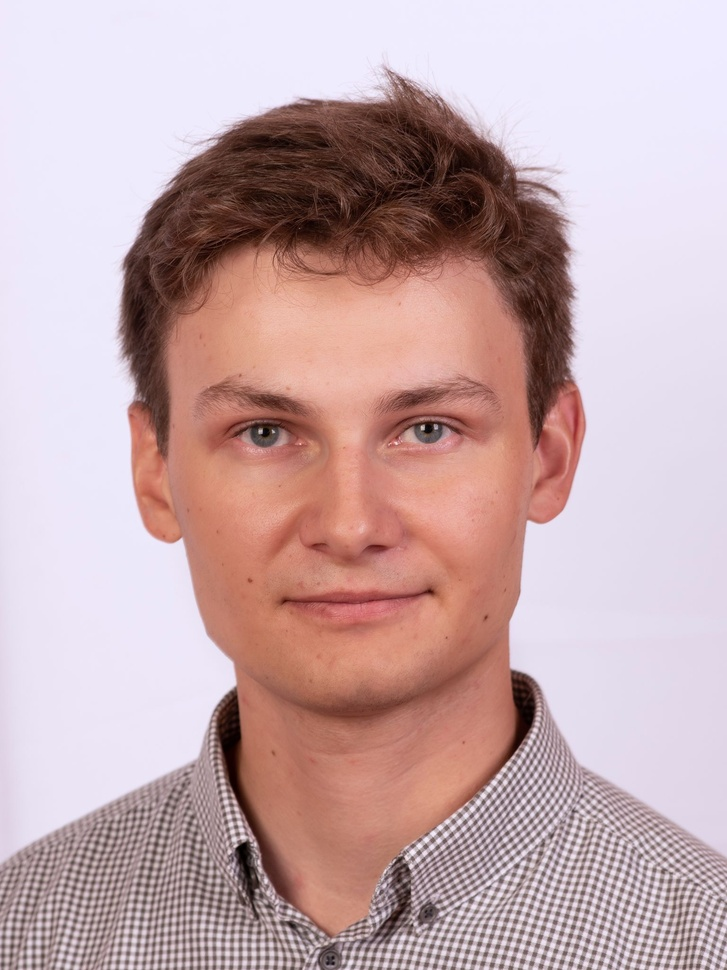
#> input picture images/d1.jpg, 727 x 970 px, shrunk from 1536 x 2048 before the run
$ jupyter execute --allow-errors stego.ipynb
#> lines starting #> are read from the running program, lines starting #| are printed output that depends on the picture
#> further down, original is the input picture: shape (970, 727, 3); mean B, G, R 172.1, 169.2, 196.9
### stego/coder/image_coder.py
import logging

import cv2
import numpy as np

from stego.coder.message import find_original_string, encode_message, decode_message
from stego.coder.transform.blocking import CropBlocker

perimeter_mask = np.array([[True, True, True], [True, False, True], [True, True, True]])


def compress_image(image, quality_level):
#> called with quality_level = 60
    _, compressed_image_bytes = cv2.imencode(
        ".jpg", image, [cv2.IMWRITE_JPEG_QUALITY, quality_level]
    )
    compressed_image_array = cv2.imdecode(
        np.frombuffer(compressed_image_bytes, np.uint8), cv2.IMREAD_GRAYSCALE
    )
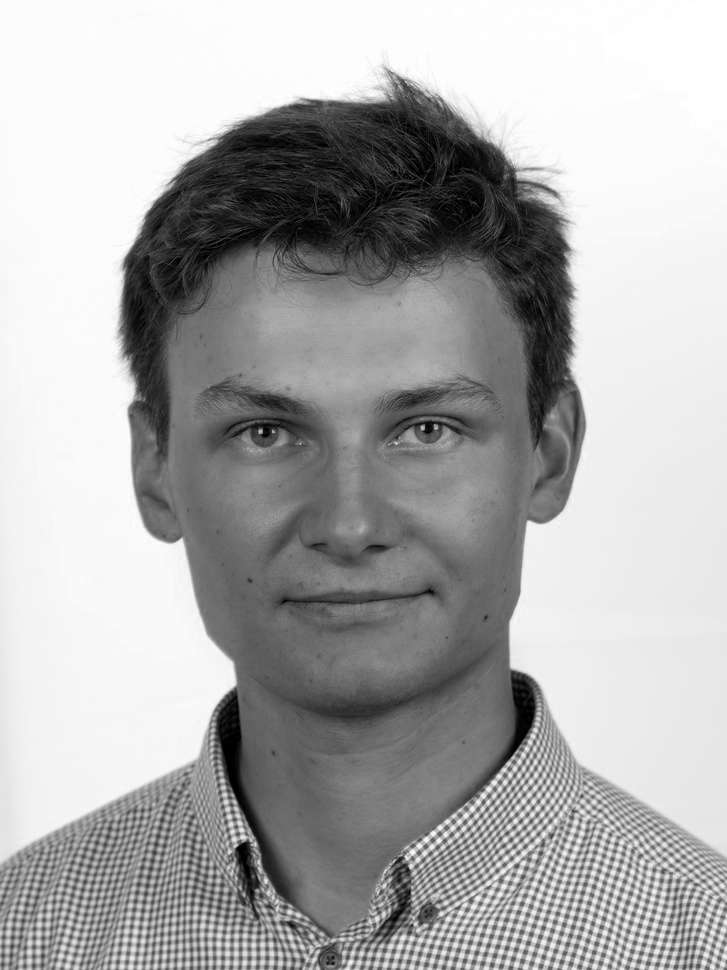
#> compressed_image_array: shape (970, 727); min 0, max 255, mean 172.1

    return compressed_image_array


def sigma(data, n):
    mean = np.mean(data)
    std = np.std(data)
    return max(abs(mean - n * std), abs(mean + n * std))


def get_diffs(original, modified, transform):
    o_coeffs = transform.forward(original)
#> in forward, `self.coefficients = pywt.wavedec2(img, wavelet=self.wavelet, level=sel..`: self.coefficients = 4 items
#> o_coeffs = 4 items
    m_coeffs = transform.forward(modified)
#> m_coeffs = 4 items

    diffs = []
    diff = o_coeffs[0] - m_coeffs[0]
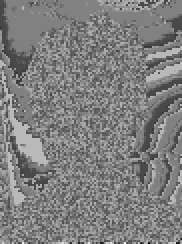
#> diff: shape (122, 91) float64 (shown 2 times larger); min -18.5, max 18, mean -0.271; drawn with min black and max white
    diffs.append(sigma(diff, 2))
#> in sigma, `mean = np.mean(data)`: mean = -0.271
#> in sigma, `std = np.std(data)`: std = 4.28

    for o, m in zip(o_coeffs[1:], m_coeffs[1:]):
        level = []
        for i in range(3):
            diff = o[i] - m[i]
            level.append(sigma(diff, 2))
        diffs.append(level)
#> this loop made 3 passes
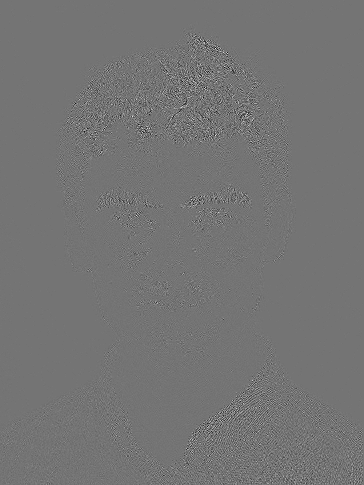
#> diff: shape (485, 364) float64; min -34.5, max 41, mean 0; drawn with min black and max white
#> after the loop, diffs = [8.84, [4.95, 4.96, 5.45], [5.75, 6.23, 7.23], [6.93, 7.35, 6.08]]
    return diffs


class RobustStegoCoder:
    def __init__(
        self, transform, levels_to_encode: int = 1, quality_level=50, alpha: float = 1
    ):
        self.transform = transform
        self.levels_to_encode = levels_to_encode
        self.alpha = alpha
        self.quality_level = quality_level

    def get_mvs(self, image, quality_level=50):
        comp = compress_image(image, quality_level)
        mvs = get_diffs(image, comp, self.transform)
#> mvs has the same summary as diffs in get_diffs
        return mvs

    # [44 lines left out: functions encode_block, decode_block, encode_band, decode_band, not called in this run]

    def encode(self, img, message):
        all_mvs = self.get_mvs(img, self.quality_level)
#> all_mvs has the same summary as diffs in get_diffs
        levels = self.transform.forward(img)[:]
#> levels = 4 items

        msg_iterator = iter(encode_message(message, 128))

        new_coefficients = []
        for level, mvs in zip(
            levels[1 : self.levels_to_encode + 1],
            all_mvs[1 : self.levels_to_encode + 1],
        ):
            new_coefficients.append(
                tuple(
                    self.encode_band(band, msg_iterator, mv)
                    for band, mv in zip(level, mvs)
                )
            )

        self.transform.coefficients[1 : self.levels_to_encode + 1] = new_coefficients

        return self.transform.inverse()

    # [10 lines left out: function decode, not called in this run]

    def encode_color_image(self, img, message):
        color_bands = []
        for color in cv2.split(img):
            color_bands.append(self.encode(color, message))
#> (the call stopped at in encode, `msg_iterator = iter(encode_message(message, 128))`: stego is not available in this run)

        return cv2.merge(color_bands)

    def decode_color_image(self, img):
        metadata = self.decode_color_image_verbose(img)

        logging.info(f"R{metadata[0]},B{metadata[1]},G{metadata[2]}")

        msgs = []
        for m, _, _ in metadata:
            msgs.append(m)

        return find_original_string(msgs).decode("ascii")

    def decode_color_image_verbose(self, img):
        channel_messages = []

        for color in cv2.split(img):
            extracted_data = []
            self.transform.forward(color)
            for level in self.transform.coefficients[1 : self.levels_to_encode + 1]:
                for band in level:
                    extracted_data += self.decode_band(band)

            channel_messages.append(decode_message(extracted_data, 128))

        return channel_messages

    def __str__(self) -> str:
        return f"{str(self.transform.wavelet)}_{str(self.transform.level)}_q({self.quality_level})"

### stego/coder/transform/dwt.py
from abc import ABC, abstractmethod

import numpy as np
import pywt


class Transform(ABC):
    @abstractmethod
    def forward(self, arr):
        pass

    @abstractmethod
    def inverse(self):
        pass


class Dwt(Transform):
    def __init__(self, wavelet, level=1):
        self.wavelet = wavelet
        self.level = level
        self.coefficients = None

    def forward(self, img):
        self.coefficients = pywt.wavedec2(img, wavelet=self.wavelet, level=self.level)

        return self.coefficients

    # [5 lines left out: function inverse, not called in this run]


class Iwt(Transform):
    # [34 lines left out: functions __init__, forward, inverse, _to_int, _inverse_to_int, not called in this run]

### notebooks/stego.ipynb
[cell 1]
import sys

import cv2
import matplotlib.pyplot as plt
import numpy as np
import pywt.data

if '..' not in sys.path:
    sys.path.append('..')

In proposed MDLE-IWT method,
1. IWT is first appliedto the cover image to obtain four wavelet coefficient sub-bands asembedding regions.
1. The embedding sub-bands order in the algorithm is HL, LH, HH, and LL.
1. Next, the embedding sub-band is divided into 3×3 non-overlapping blocks
1. MDLE scheme is applied to each block

[cell 2]
from stego.coder.transform.dwt import Dwt
from stego.coder.image_coder import RobustStegoCoder

## Encoding

[cell 3]
import os
print(os.getcwd())

[cell 4]
stego_coder = RobustStegoCoder(Dwt('haar', level=3), levels_to_encode=1, quality_level=60, alpha=1)

[cell 5]
secret_message = "Hiding a message in a photo"
original = cv2.imread("../images/d1.jpg")

#> (a cell that did not finish here is left out)

## Stego Image

#> (a cell that did not finish here is left out)

[cell 8]
stego_img = cv2.imread("comp.jpg")

#> (the rest of this cell did not finish here and is left out)

## Extracting

#> (a cell that did not finish here is left out)
